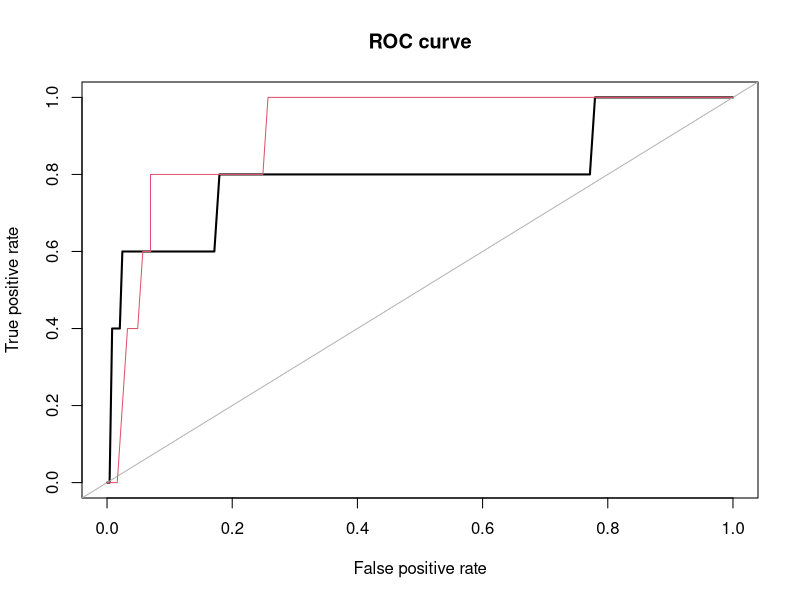

Write the R code that produced this figure.
library(ROSE)

# loading data
data(hacide)

# check imbalance
table(hacide.train$cls)

# train logistic regression on imbalanced data
log.reg.imb <- glm(cls ~ ., data=hacide.train, family=binomial)

# use the trained model to predict test data
pred.log.reg.imb <- predict(log.reg.imb, newdata=hacide.test,
                            type="response")

# generate new balanced data by ROSE
hacide.rose <- ROSE(cls ~ ., data=hacide.train, seed=123)$data

# check (im)balance of new data
table(hacide.rose$cls)

# train logistic regression on balanced data
log.reg.bal <- glm(cls ~ ., data=hacide.rose, family=binomial)

# use the trained model to predict test data
pred.log.reg.bal <- predict(log.reg.bal, newdata=hacide.test,
                            type="response")

# check accuracy of the two learners by measuring auc
roc.curve(hacide.test$cls, pred.log.reg.imb)
roc.curve(hacide.test$cls, pred.log.reg.bal, add.roc=TRUE, col=2)

# determine bootstrap distribution of the AUC of logit models
# trained on ROSE balanced samples
# B has been reduced from 100 to 10 for time saving solely
boot.auc.bal <- ROSE.eval(cls ~ ., data=hacide.train, learner= glm,
                          method.assess = "BOOT",
                          control.learner=list(family=binomial),
                          trace=TRUE, B=10)

summary(boot.auc.bal)
